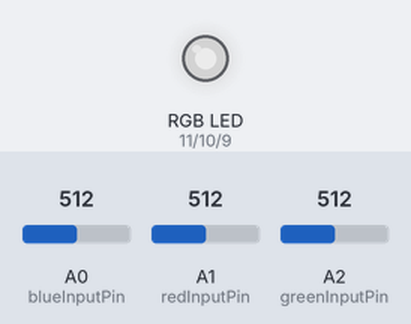
Bench run of a sketch on a simulated Arduino Uno, built with avr-gcc and run on an emulated ATmega328P. Parts: an RGB LED mixed from three pins (HIGH = lit). The test bench sets the inputs (shaded band); at power-on: A0 (blueInputPin) = 512, A1 (redInputPin) = 512, A2 (greenInputPin) = 512. Dim RGB values are drawn brighter than linear.

Above: at 1.2 s.
1.3 s: A0 (blueInputPin) set to 716
At 2.3 s:
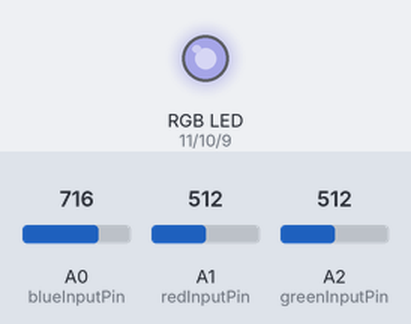
2.8 s: A1 (redInputPin) set to 716
At 3.4 s:
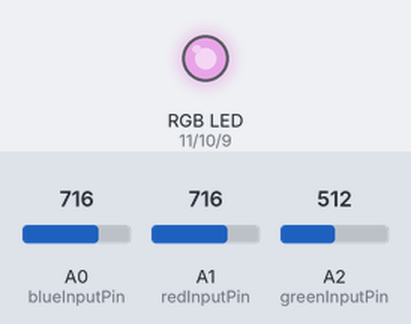
4.3 s: A2 (greenInputPin) set to 716
At 4.6 s:
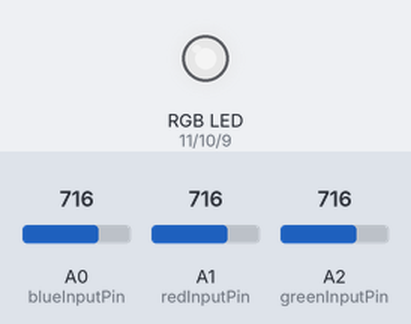
5.8 s: A0 (blueInputPin) set to 900
At 6.9 s:
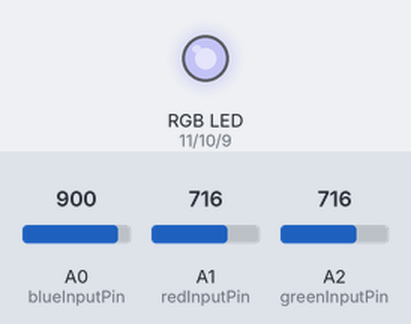
7.3 s: A1 (redInputPin) set to 900
At 8.1 s:
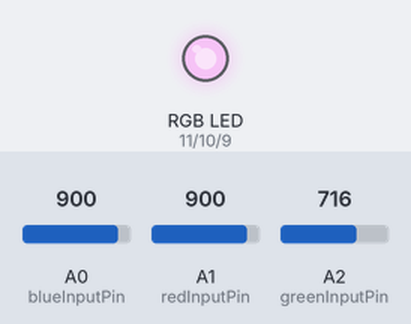
8.8 s: A2 (greenInputPin) set to 900
At 9.2 s:
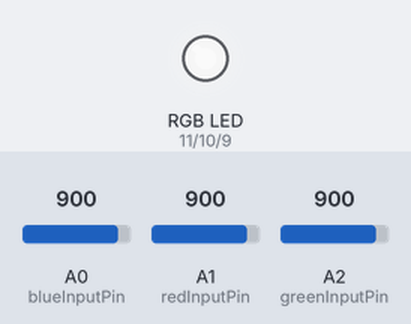
Timing chart, 0 to 11.3 s (numbered marks = the images above; inputs shaded):
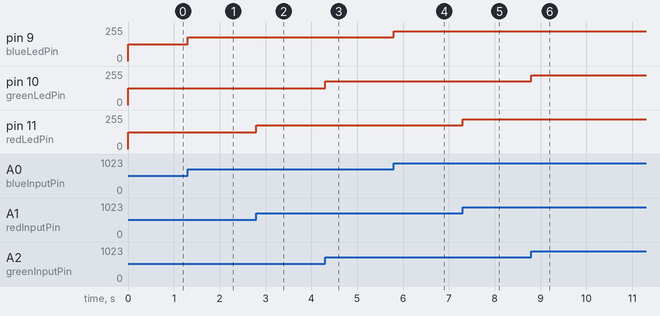

The sketch:

LedRGB.ino
```cpp
const int maxAnalogVal=1023;
const int maxDigitalVal=255;

const int redLedPin=11;
const int greenLedPin=10;
const int blueLedPin=9;

const int redInputPin = A1;
const int greenInputPin = A2;
const int blueInputPin = A0;

int redInputVal=0;
int greenInputVal=0;
int blueInputVal=0;

int redLedVal=0;
int greenLedVal=0;
int blueLedVal=0;

void setup() {
  //
  pinMode(redLedPin, OUTPUT);
  pinMode(greenLedPin, OUTPUT);
  pinMode(blueLedPin, OUTPUT);
  //
  pinMode(redInputPin, INPUT);
  pinMode(greenInputPin, INPUT);
  pinMode(blueInputPin, INPUT);
  // Serial.begin(9600);
}

void loop() {
  //
  redInputVal=analogRead(redInputPin);
  greenInputVal=analogRead(greenInputPin);
  blueInputVal=analogRead(blueInputPin);

  redLedVal = map(redInputVal, 0, maxAnalogVal, 0, maxDigitalVal);
  greenLedVal = map(greenInputVal, 0, maxAnalogVal, 0, maxDigitalVal);
  blueLedVal = map(blueInputVal, 0, maxAnalogVal, 0, maxDigitalVal);

  analogWrite(redLedPin, redLedVal);
  analogWrite(greenLedPin, greenLedVal);
  analogWrite(blueLedPin, blueLedVal);

}
```

Measured:
- after the input at 1.3 s, pin 9 (blueLedPin): 127/255 → 178/255 at once
- after the input at 2.8 s, pin 11 (redLedPin): 127/255 → 178/255 at once
- after the input at 4.3 s, pin 10 (greenLedPin): 127/255 → 178/255 at once
- after the input at 5.8 s, pin 9 (blueLedPin): 178/255 → 224/255 at once
- after the input at 7.3 s, pin 11 (redLedPin): 178/255 → 224/255 at once
- after the input at 8.8 s, pin 10 (greenLedPin): 178/255 → 224/255 at once
